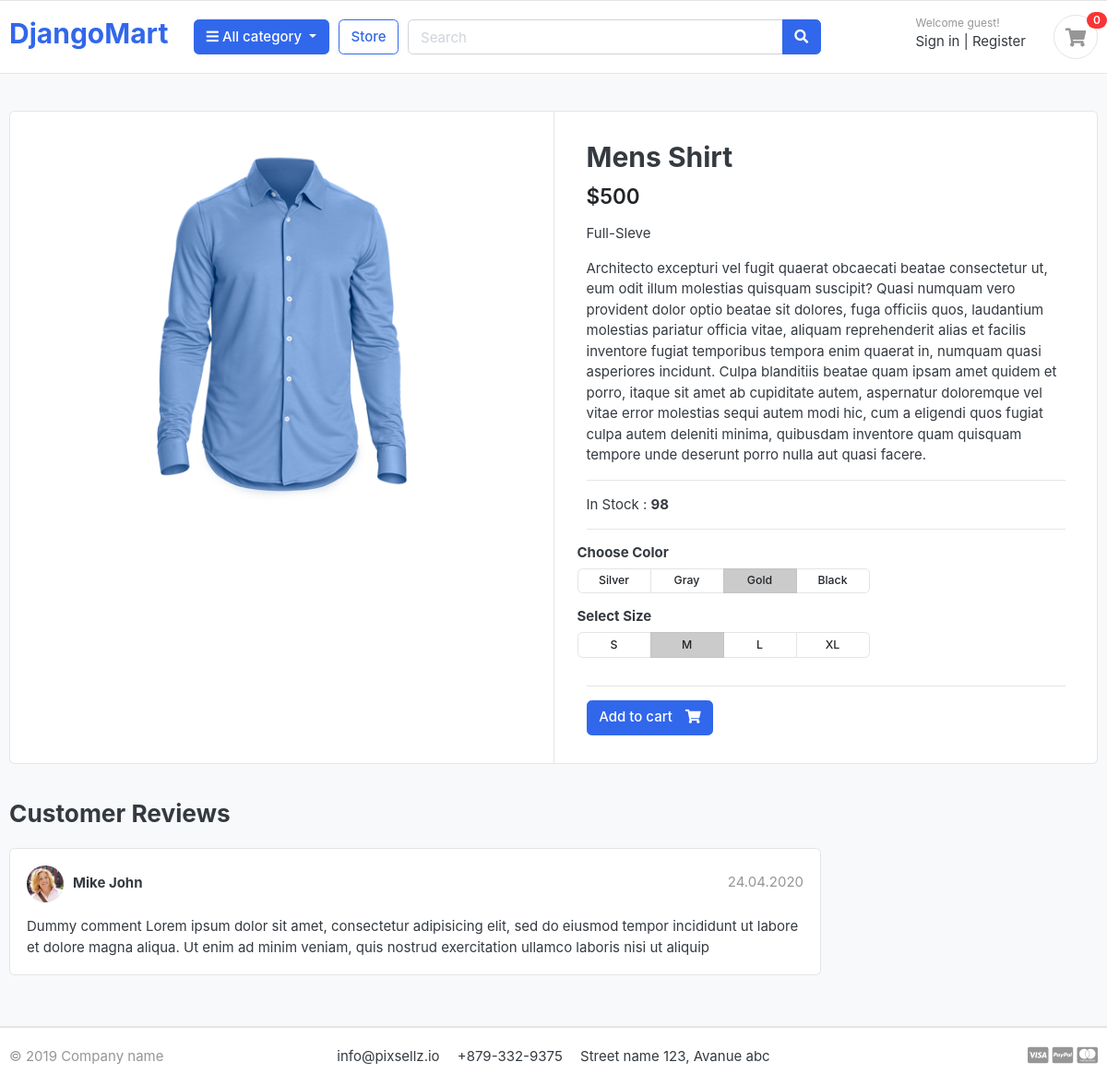
Screenshot of /store/category/shirts/mens-shirt/ with the database file from the repository.
### store/models.py (models this page shows, shortened)
class ProductModel(models.Model):
    category = models.ForeignKey(CategoryModel, on_delete=models.CASCADE) # One to Many Relationship
    product_name = models.CharField(max_length=150, unique=True)
    slug = models.SlugField(max_length=150, unique=True)
    description = models.TextField(max_length=500, blank=True)
    price = models.IntegerField()
    image = models.ImageField(upload_to='photos/products', blank=True)
    stock = models.IntegerField()
    is_available = models.BooleanField(default=True)
    created_at = models.DateTimeField(auto_now_add=True) # Automatically set the field to now when the object is first created.
    modified_date = models.DateTimeField(auto_now=True) # Automatically set the field to now every time the object is Updated.

### store/views.py (the view)
# urls.py: path('category/<slug:category_slug>/<slug:product_slug>/', views.product_detail , name='product_detail'),
def product_detail(request, category_slug, product_slug):
    product = ProductModel.objects.get(category__slug=category_slug, slug=product_slug) # Or by related_name // We can also use get_object_or_404
    context = {'product': product}
    return render(request, 'store/product-detail.html', context)

### store/templates/store/product-detail.html (shortened to what this page needs)
{% extends 'base.html' %}
{% load static %}
{% block body %}
<section class="section-content padding-y bg">
	<div class="container">
	<div class="card">
	<div class="row no-gutters">
		<aside class="col-md-6">
	<article class="gallery-wrap">
	<div class="img-big-wrap">
	   <a href="#"><img src="{{product.image.url}}"></a>
	</div>
	</article>
		</aside>
		<main class="col-md-6 border-left">
	<article class="content-body">
	<h2 class="title">{{product.product_name}}</h2>
	<div class="mb-3">
	<var class="price h4">${{product.price}} </var>
	</div>
<p>{{product.description}} {% lorem 1 p random %} </p>
<hr>
<p>In Stock : <b>{{product.stock}}</b> </p>
<hr>
	<div class="row">
		<div class="item-option-select">
			<h6>Choose Color</h6>
			<div class="btn-group btn-group-sm btn-group-toggle" data-toggle="buttons">
			  <label class="btn btn-light">
			    <input type="radio" name="radio_color"> Silver
			  </label>
			  <label class="btn btn-light">
			    <input type="radio" name="radio_color" > Gray
			  </label>
			  <label class="btn btn-light active">
			    <input type="radio" name="radio_color checked"> Gold
			  </label>
			  <label class="btn btn-light">
			    <input type="radio" name="radio_color"> Black
			  </label>
			</div>
		</div>
	</div>
	<div class="row">
		<div class="item-option-select">
			<h6>Select Size</h6>
			<div class="btn-group btn-group-sm btn-group-toggle" data-toggle="buttons">
			  <label class="btn btn-light">
			    <input type="radio" name="radio_color"> S
			  </label>
			  <label class="btn btn-light active">
			    <input type="radio" name="radio_color" checked> M
			  </label>
			  <label class="btn btn-light">
			    <input type="radio" name="radio_color"> L
			  </label>
			  <label class="btn btn-light">
			    <input type="radio" name="radio_color"> XL
			  </label>
			</div>
		</div>
	</div>
	<hr>
	<form method="post">
		<a href="{% url 'add_cart' product.id %}" class="btn  btn-primary"> <span class="text">Add to cart</span>
			<i class="fas fa-shopping-cart"></i>
		</a>
	</form>
</article>
		</main>
	</div>
</div>
<br>
<div class="row">
			<div class="col-md-9">
	<header class="section-heading">
		<h3>Customer Reviews </h3>
	</header>
	<article class="box mb-3">
		<div class="icontext w-100">
			<img src="{% static 'images/avatars/avatar1.jpg' %}" class="img-xs icon rounded-circle">
			<div class="text">
				<span class="date text-muted float-md-right">24.04.2020 </span>
				<h6 class="mb-1">Mike John </h6>
			</div>
		</div>
		<div class="mt-3">
			<p>
				Dummy comment Lorem ipsum dolor sit amet, consectetur adipisicing elit, sed do eiusmod
				tempor incididunt ut labore et dolore magna aliqua. Ut enim ad minim veniam,
				quis nostrud exercitation ullamco laboris nisi ut aliquip
			</p>
		</div>
	</article>
	</div>
</div>
</div>
</section>
{% endblock body %}

### static/css/ui.css (style rules this page uses)
html { font-family: "Inter", sans-serif; font-size: 15px; }
.content-body { flex: 1 1 auto; padding: 2rem 2.3rem; }
.img-xs, .img-sm, .img-md, .img-lg { -o-object-fit: cover; object-fit: cover; flex-shrink: 0; flex-grow: 0; }
.img-xs { width: 40px; height: 40px; }
.padding-y { padding-top: 40px; padding-bottom: 40px; }
var { font-style: normal; }
article:after, .form-group:after { display: block; clear: both; content: ""; }
.bg { background-color: #f8f9fa; }
.section-heading { margin-bottom: 20px; margin-top: 15px; }
p:last-child { margin-bottom: 0; }
.btn-light { background-color: #fff; border-color: #e4e4e4; }
.btn .text + i { margin-left: 10px; }
.icontext { display: inline-flex; align-items: center; vertical-align: middle; }
.icontext .text { width: 100%; line-height: 1.2; }
.icontext .icon { position: relative; margin-right: 10px; flex-shrink: 0; flex-grow: 0; }
.price { font-weight: 600; color: #212529; }
.box { padding: 18px; background: #fff; border-radius: 0.37rem; border: 1px solid #e4e4e4; }
.box img { max-width: 100%; }
.gallery-wrap .img-big-wrap { margin-bottom: 10px; border-radius: 0.37rem; overflow: hidden; background-color: #fff; }
.gallery-wrap .img-big-wrap a { text-align: center; display: block; }
.gallery-wrap .img-big-wrap img { height: 450px; width: auto; display: inline-block; }
.item-option-select { margin-bottom: 1rem; display: inline-block; margin-right: 15px; }
.item-option-select .btn { min-width: 80px; }

### rows the page displays
ProductModel: image (picture), product_name "Mens Shirt", price "500", description "Full-Sleve", stock "98"
